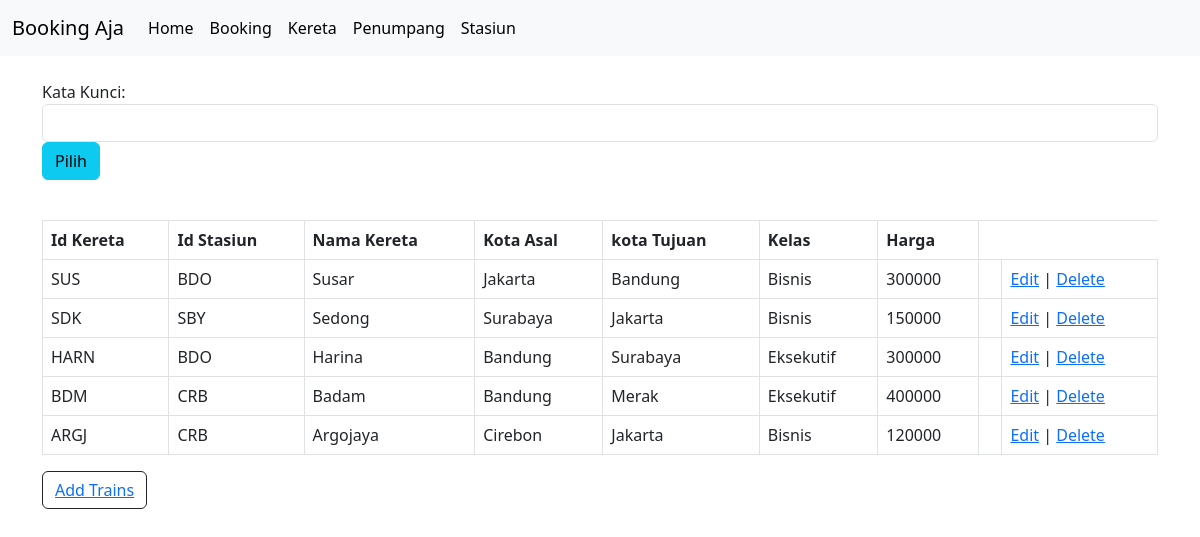
The app's page /view/indexkereta.php with its own data.
### tables this page shows
CREATE TABLE `kereta` (
  `id_kereta` varchar(10) NOT NULL,
  `id_stasiun` varchar(10) NOT NULL,
  `nama_kereta` varchar(25) NOT NULL,
  `asal` varchar(25) NOT NULL,
  `tujuan` varchar(25) NOT NULL,
  `kelas` varchar(25) NOT NULL,
  `harga` int(11) NOT NULL,
  PRIMARY KEY (`id_kereta`),
  KEY `fk_id_stasiun` (`id_stasiun`),
  CONSTRAINT `fk_id_stasiun` FOREIGN KEY (`id_stasiun`) REFERENCES `stasiun` (`id_stasiun`)
);

### view/indexkereta.php (the view, shortened to what this page needs)
<html>
<head>
<link rel="stylesheet" type="text/css" href="./style/AOL.css">
<link href="https://cdn.jsdelivr.net/npm/bootstrap@5.3.0-alpha1/dist/css/bootstrap.min.css" rel="stylesheet">
</head>
<body>
  <nav class="navbar navbar-expand-lg bg-body-tertiary">
    <div class="container-fluid">
      <a class="navbar-brand" href="#">Booking Aja</a>
      <div class="collapse navbar-collapse" id="navbarTogglerDemo03">
        <ul class="navbar-nav me-auto mb-2 mb-lg-0">
          <li class="nav-item">
            <a class="nav-link active" aria-current="page" href="./index.html">Home</a>
          </li>
          <li class="nav-item">
            <a class="nav-link active" aria-current="page" href="./indexbooking.php">Booking</a>
          </li>
          <li class="nav-item">
            <a class="nav-link active" aria-current="page" href="./indexkereta.php">Kereta</a>
          </li>
          <li class="nav-item">
            <a class="nav-link active" aria-current="page" href="./indexpenumpang.php">Penumpang</a>
          </li>
          <li class="nav-item">
            <a class="nav-link active" aria-current="page" href="./indexstasiun.php">Stasiun</a>
          </li>
        </ul>
      </div>
    </div>
  </nav>
    <div class="container">
    <br>
    <form action="<?php echo $_SERVER["PHP_SELF"];?>" method="post">
    <div class="form-group">
        <label for="sel1">Kata Kunci:</label>
        <?php
        $kata_kunci="";
        ?>
        <input type="text" name="kata_kunci" value="<?php echo $kata_kunci;?>" class="form-control"  required/>
    </div>
    <div class="form-group">
        <input type="submit" class="btn btn-info" value="Pilih">
    </div>
    </form>
    <table class="table table-bordered table-hover">
        <br>
        <thead>
        <tr>
        <th>Id Kereta</th> <th>Id Stasiun</th> <th>Nama Kereta</th> <th>Kota Asal</th> <th>kota Tujuan</th> <th>Kelas</th> <th>Harga</th>
        </tr>
        </thead>
        <?php
        if (isset($_POST['kata_kunci'])) {
            $kata_kunci=trim($_POST['kata_kunci']);
            $sqlt="select * from kereta where nama_kereta like '%".$kata_kunci."%' or tujuan like '%".$kata_kunci."%' or id_kereta like '%".$kata_kunci."%' or id_stasiun like '%".$kata_kunci."%' or kelas like '%".$kata_kunci."%' or asal like '%".$kata_kunci."%' order by id_kereta desc";
        }else {
            $sqlt="select * from kereta order by id_kereta desc";
        }
        $mysqli = mysqli_connect("localhost","root","","bookingkereta");
        $hasil=mysqli_query($mysqli,$sqlt);
        while ($kereta_data = mysqli_fetch_array($hasil)) {
            ?>
            <tbody>
            <tr>
                <td><?php echo $kereta_data['id_kereta']; ?></td>
                <td><?php echo $kereta_data['id_stasiun']; ?></td>
                <td><?php echo $kereta_data['nama_kereta']; ?></td>
                <td><?php echo $kereta_data['asal']; ?></td>
                <td><?php echo $kereta_data['tujuan']; ?></td>
                <td><?php echo $kereta_data['kelas']; ?></td>
                <td><?php echo $kereta_data['harga']; ?></td>
                <td><?php echo "<td><a href='editkereta.php?id=$kereta_data[id_kereta]'>Edit</a> | <a href='deletekereta.php?id=$kereta_data[id_kereta]'>Delete</a>"; ?></td>
            </tr>
            </tbody>
            <?php
        }
        ?>
    </table>
    <button type="button" class="btn btn-outline-dark"><a href="addkereta.php">Add Trains</a></button>
</div>
</body>
</html>

### records on screen
kereta: id_kereta "SUS", id_stasiun "BDO", nama_kereta "Susar", asal "Jakarta", tujuan "Bandung", kelas "Bisnis", harga "300000"
kereta: id_kereta "SDK", id_stasiun "SBY", nama_kereta "Sedong", asal "Surabaya", tujuan "Jakarta", kelas "Bisnis", harga "150000"
kereta: id_kereta "HARN", id_stasiun "BDO", nama_kereta "Harina", asal "Bandung", tujuan "Surabaya", kelas "Eksekutif", harga "300000"
kereta: id_kereta "BDM", id_stasiun "CRB", nama_kereta "Badam", asal "Bandung", tujuan "Merak", kelas "Eksekutif", harga "400000"
kereta: id_kereta "ARGJ", id_stasiun "CRB", nama_kereta "Argojaya", asal "Cirebon", tujuan "Jakarta", kelas "Bisnis", harga "120000"
